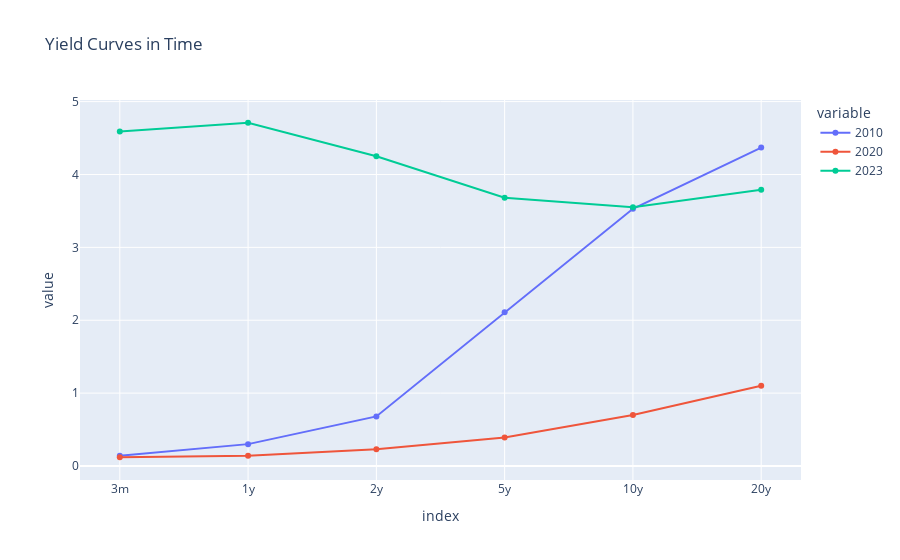

This figure's notebook cell:
### Code cell
# Veamos la curva en diferentes cortes de tiempo
yield_curve_2010=yield_curve.loc["2010-12-15"]
yield_curve_2020=yield_curve.loc["2020-03-30"]
yield_curve_2023=yield_curve.loc["2023-01-30"]
yield_cross=pd.concat([yield_curve_2010,yield_curve_2020,yield_curve_2023],axis=1)
yield_cross.columns=["2010","2020","2023"]
fig = px.line(yield_cross,title='Yield Curves in Time',markers=True)
fig.show()

### Figure 1 — Plotly figure (JSON) as saved in the notebook; plotly's stock layout.template omitted (floating-point values rounded to 4 significant figures)
{"data": [{"hovertemplate": "variable=2010<br>index=%{x}<br>value=%{y}<extra></extra>", "legendgroup": "2010", "line": {"color": "#636efa", "dash": "solid"}, "marker": {"symbol": "circle"}, "mode": "lines+markers", "name": "2010", "orientation": "v", "showlegend": true, "type": "scatter", "x": ["3m", "1y", "2y", "5y", "10y", "20y"], "xaxis": "x", "y": [0.14, 0.3, 0.68, 2.11, 3.53, 4.37], "yaxis": "y"}, {"hovertemplate": "variable=2020<br>index=%{x}<br>value=%{y}<extra></extra>", "legendgroup": "2020", "line": {"color": "#EF553B", "dash": "solid"}, "marker": {"symbol": "circle"}, "mode": "lines+markers", "name": "2020", "orientation": "v", "showlegend": true, "type": "scatter", "x": ["3m", "1y", "2y", "5y", "10y", "20y"], "xaxis": "x", "y": [0.12, 0.14, 0.23, 0.39, 0.7, 1.1], "yaxis": "y"}, {"hovertemplate": "variable=2023<br>index=%{x}<br>value=%{y}<extra></extra>", "legendgroup": "2023", "line": {"color": "#00cc96", "dash": "solid"}, "marker": {"symbol": "circle"}, "mode": "lines+markers", "name": "2023", "orientation": "v", "showlegend": true, "type": "scatter", "x": ["3m", "1y", "2y", "5y", "10y", "20y"], "xaxis": "x", "y": [4.59, 4.71, 4.25, 3.68, 3.55, 3.79], "yaxis": "y"}], "layout": {"legend": {"title": {"text": "variable"}, "tracegroupgap": 0}, "title": {"text": "Yield Curves in Time"}, "xaxis": {"anchor": "y", "domain": [0, 1], "title": {"text": "index"}}, "yaxis": {"anchor": "x", "domain": [0, 1], "title": {"text": "value"}}}}
